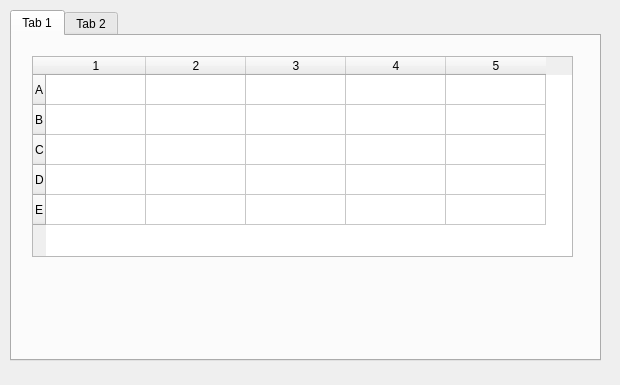
<?xml version="1.0" encoding="UTF-8"?>
<ui version="4.0">
 <class>Dialog</class>
 <widget class="QDialog" name="Dialog">
  <property name="geometry">
   <rect>
    <x>0</x>
    <y>0</y>
    <width>620</width>
    <height>385</height>
   </rect>
  </property>
  <property name="windowTitle">
   <string>Dialog</string>
  </property>
  <widget class="QTabWidget" name="tabWidget">
   <property name="geometry">
    <rect>
     <x>10</x>
     <y>10</y>
     <width>591</width>
     <height>351</height>
    </rect>
   </property>
   <property name="currentIndex">
    <number>0</number>
   </property>
   <widget class="QWidget" name="tab">
    <attribute name="title">
     <string>Tab 1</string>
    </attribute>
    <widget class="QTableWidget" name="tableWidget">
     <property name="geometry">
      <rect>
       <x>20</x>
       <y>20</y>
       <width>541</width>
       <height>201</height>
      </rect>
     </property>
     <row>
      <property name="text">
       <string>A</string>
      </property>
     </row>
     <row>
      <property name="text">
       <string>B</string>
      </property>
     </row>
     <row>
      <property name="text">
       <string>C</string>
      </property>
     </row>
     <row>
      <property name="text">
       <string>D</string>
      </property>
     </row>
     <row>
      <property name="text">
       <string>E</string>
      </property>
     </row>
     <column>
      <property name="text">
       <string>1</string>
      </property>
     </column>
     <column>
      <property name="text">
       <string>2</string>
      </property>
     </column>
     <column>
      <property name="text">
       <string>3</string>
      </property>
     </column>
     <column>
      <property name="text">
       <string>4</string>
      </property>
     </column>
     <column>
      <property name="text">
       <string>5</string>
      </property>
     </column>
    </widget>
   </widget>
   <widget class="QWidget" name="tab_2">
    <attribute name="title">
     <string>Tab 2</string>
    </attribute>
    <widget class="QTableWidget" name="tableWidget_2">
     <property name="geometry">
      <rect>
       <x>20</x>
       <y>20</y>
       <width>541</width>
       <height>201</height>
      </rect>
     </property>
     <row>
      <property name="text">
       <string>A</string>
      </property>
     </row>
     <row>
      <property name="text">
       <string>B</string>
      </property>
     </row>
     <row>
      <property name="text">
       <string>C</string>
      </property>
     </row>
     <row>
      <property name="text">
       <string>D</string>
      </property>
     </row>
     <row>
      <property name="text">
       <string>E</string>
      </property>
     </row>
     <column>
      <property name="text">
       <string>1</string>
      </property>
     </column>
     <column>
      <property name="text">
       <string>2</string>
      </property>
     </column>
     <column>
      <property name="text">
       <string>3</string>
      </property>
     </column>
     <column>
      <property name="text">
       <string>4</string>
      </property>
     </column>
     <column>
      <property name="text">
       <string>5</string>
      </property>
     </column>
    </widget>
   </widget>
  </widget>
 </widget>
 <resources/>
 <connections/>
</ui>
